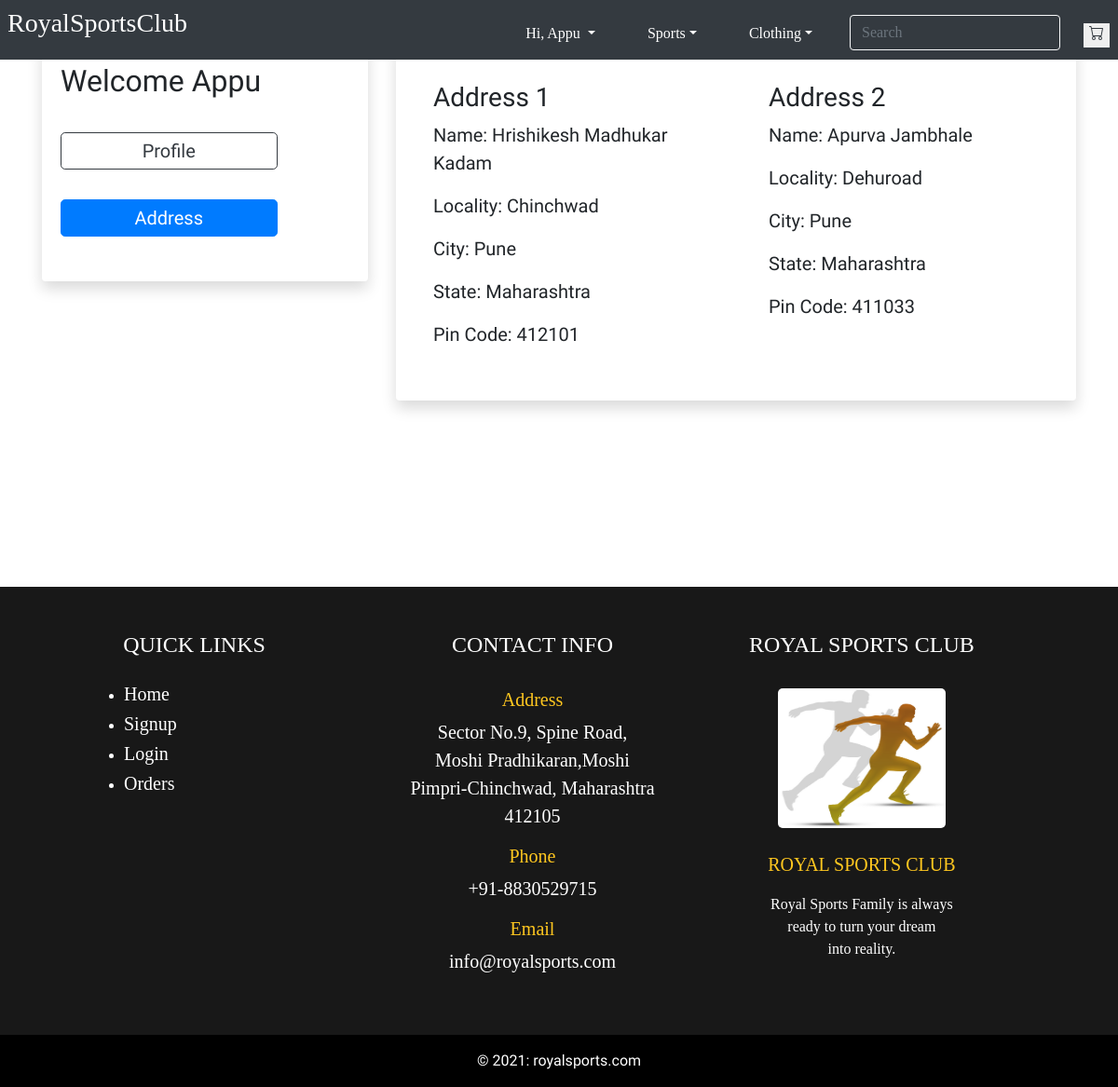
The app's page /address/ (signed in) with its own data.
### sports/models.py (models this page shows, shortened)
class Customer(models.Model):
    user = models.ForeignKey(User,on_delete=models.CASCADE)
    name = models.CharField(max_length=300)
    locality = models.CharField(max_length=300)
    city = models.CharField(max_length=300)
    state = models.CharField(choices=STATE_CHOICES ,max_length=300)
    zipcode = models.IntegerField()

### sports/views.py (the view)
# urls.py: path('address/', views.address, name='address'),
@login_required
def address(request):
    add=Customer.objects.filter(user=request.user)
    return render(request, 'sports/address.html',{'add':add,'active':'btn-primary'})

### sports/templates/sports/address.html (shortened to what this page needs)
{% extends 'sports/index.html' %}
{% load static %}
{% block main-content %}
    <div class="container my-5">
        <div class="row">
            <div class="col-4 content1">
                <div class="card shadow">
                    <div class="card-body"  style="font-family:Rajdhani">
                        <h2 class="fs-1" style="font-family:Scheherazade">Welcome <span class="text-capitalize">{{request.user}}</span></h2>
                        <br>
                        <div class="d-grid"><a href="{% url 'profile' %}" class="btn btn-outline-dark  p-1 mx-auto m-1 btn-lg w-75">Profile</a></div><br>
                        <div class="d-grid"><a href="{% url 'address' %}" class="btn {{active}} p-1 mx-auto m-1 btn-lg w-75">Address</a></div>
                        <br>
                    </div>
                </div>
            </div>
            <div class="col-8 content2">
                <div class="card shadow">
                    <div class="card-body"  style="font-family:Rajdhani">
                        <div class="row">
                            {% for ad in add %}
                                <div class="col-sm-6">
                                    <div class="card">
                                        <div class="card-body">
                                            <h3>Address {{forloop.counter}}</h3>
                                            <p>Name: {{ad.name}}</p>
                                            <p>Locality: {{ad.locality}}</p>
                                            <p>City: {{ad.city}}</p>
                                            <p>State: {{ad.state}}</p>
                                            <p>Pin Code: {{ad.zipcode}}</p>
                                        </div>
                                    </div>
                                </div>
                            {% endfor %}
                        </div>
                    </div>
                </div>
            </div>
        </div>
    </div>
{% endblock main-content %}

### sports/templates/sports/index.html (shortened to what this page needs)
<!DOCTYPE html>
{% load static%}
<html lang="en">
  <head>
    <link rel="stylesheet" href="{% static 'sports/css/bootstrap.min.css' %}" />
    <link rel="stylesheet" href="{% static 'sports/css/style.css' %}" />
    <link rel="stylesheet" href="{% static 'sports/css/owl.carousel.min.css' %}">
  </head>
  <body>
     <div class="d-flex bg-dark fixed-top" style="font-family:'Georgia';">
          <div class="p-2  list-inline-item list-unstyled flex-grow-1 text-white" style="font-family: 'Georgia', cursive; font-size: 35px;"><a href="{% url 'home' %}" class="text-decoration-none text-white"><h3>RoyalSportsClub</a></div>
          <div class="p-2 list-inline-item list-unstyled mt-2" id="navbarDropdownMenuLink">
               {% if request.user.is_authenticated %}
                    <a class="nav-link dropdown-toggle text-white" href="#" id="navbarDropdownMenuLink" aria-haspopup="true" role="button" data-bs-toggle="dropdown" aria-expanded="false">
                         Hi, {{request.user.username|capfirst}}
                    </a>
               {% else %}
                    <a class="nav-link text-white" href="{% url 'login' %}" role="button" aria-expanded="false">Login</a>
               {% endif %}
          </div>
          <div class="p-2 list-inline-item list-unstyled mt-2" id="navbarDropdownMenuLink">
               <a class="nav-link dropdown-toggle text-white" href="#" id="navbarDropdownMenuLink" aria-haspopup="true" role="button" data-bs-toggle="dropdown" aria-expanded="false">Sports</a>
          </div>
          <div class="p-2 list-inline-item list-unstyled mt-2" id="navbarDropdownMenuLink">
               <a class="nav-link dropdown-toggle text-white" href="#" id="navbarDropdownMenuLink" aria-haspopup="true" role="button" data-bs-toggle="dropdown" aria-expanded="false">Clothing</a>
          </div>
          <div class="p-2 list-inline-item list-unstyled mt-2">
                    <input
                    class="form-control bg-dark border border-light text-white"
                    type="search"
                    placeholder="Search"
                    aria-label="Search"/>
          </div>
          <div class="list-inline-item list-unstyled float-end p-2">
                    <button class="position-relative border border-dark bg-gradient me-3 mt-3">
                    <a href="{% url 'showcart' %}" class="text-decoration-none text-dark">
                    </a>
                    </button>
          </div>
          </div>
     {% block main-content %} {% endblock main-content %}
     <footer class="shadow text-white" style="background-color: black; opacity:0.9; font-family:'Garamond';">
          <div class="container flex justify-content-between row p-5 mx-auto">
               <div class="content1 col-xs-12 col-sm-6 col-lg-3">
                    <center><h4 class="text-center">QUICK LINKS</h4></center>
                    <hr class="w-100 mx-auto"  style="margin-top: 0.6rem;">
                    <ul>
                    <li><h5><a href="{% url 'home' %}" class="text-decoration-none text-white">Home</a></h5></li>
                    <li><h5><a href="{% url 'signup' %}" class="text-decoration-none text-white">Signup</a></h5></li>
                    <li><h5><a href="{% url 'login' %}" class="text-decoration-none text-white">Login</a></h5></li>
                    <li><h5><a href="{% url 'orders' %}" class="text-decoration-none text-white">Orders</a></h5></li>
                    </ul>
               </div>
               <div class="content2 text-center row col-xs-12 col-sm-4 col-lg-4">
                    <center><h4>CONTACT INFO</h4>
                    <hr class="w-100 mx-auto">
                    <div>
                         <h5 class="text-warning">Address</h5>
                         <p class="fs-6 text-start">Sector No.9, Spine Road,<br>Moshi Pradhikaran,Moshi<br> Pimpri-Chinchwad, Maharashtra 412105</p>
                    </div>
                    <div>
                         <h5 class="text-warning">Phone</h5>
                         <p class="fs-6 text-start">+91-8830529715</p>
                    </div>
                    <div>
                         <h5 class="text-warning">Email</h5>
                         <p class="fs-6 text-start">info@royalsports.com</p>
                    </div></center>
               </div>
                    <div class="content3 text-center row col-xs-12 col-sm-6 col-lg-4">
                         <center><h4>ROYAL SPORTS CLUB</h4>
                         <hr class="w-100 mx-auto">
                         <div><img src="{% static 'sports/images/about-img.jpg' %}" alt="runner" width="180" height="150"><br><br></div>
                         <div><p class="text-warning">ROYAL SPORTS CLUB</p>Royal Sports Family is always<br> ready to turn your dream<br>into reality.</div></center>
                    </div>
               </div>
     </footer>
     <footer class="bg-light text-center text-lg-start" style="font-family:'Rajdhani';">
          <div class="text-center text-white p-3" style="background-color: black">
               © 2021:
               <a class="text-white text-decoration-none" href="https://Championsports.com/">royalsports.com</a>
          </div>
     </footer>
  </body>
</html>

### sports/static/sports/css/style.css (style rules this page uses)
.flex { display: flex; }
p { font-size: 20px; }
.container { margin-top: 200px }
img { box-shadow: 1px 1px 5px 1px rgba(0, 0, 0, 0.1); border-radius: 5px }
.card { border: none; }

### records on screen
Customer: name "Hrishikesh Madhukar Kadam", locality "Chinchwad", city "Pune", state "Maharashtra", zipcode "412101"
Customer: name "Apurva Jambhale", locality "Dehuroad", city "Pune", state "Maharashtra", zipcode "411033"

### other values on screen
{{ request.user.username|capfirst }} "Appu"
{{ request.user }} "Appu"
